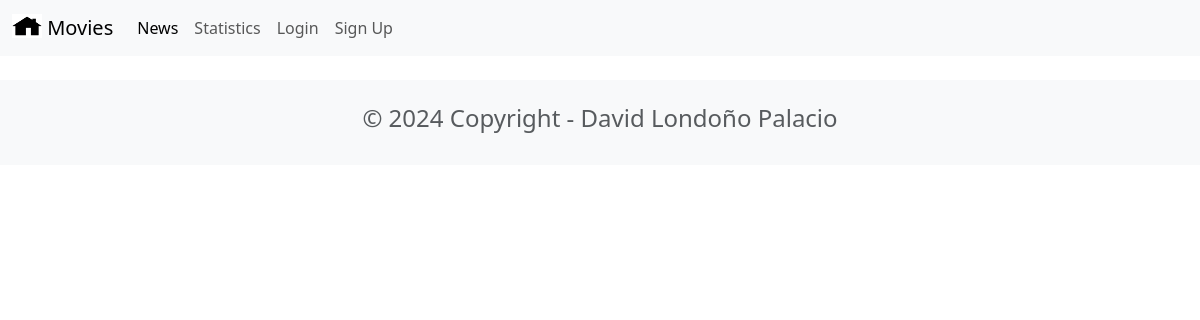
The page /news/ on the database as committed earlier.
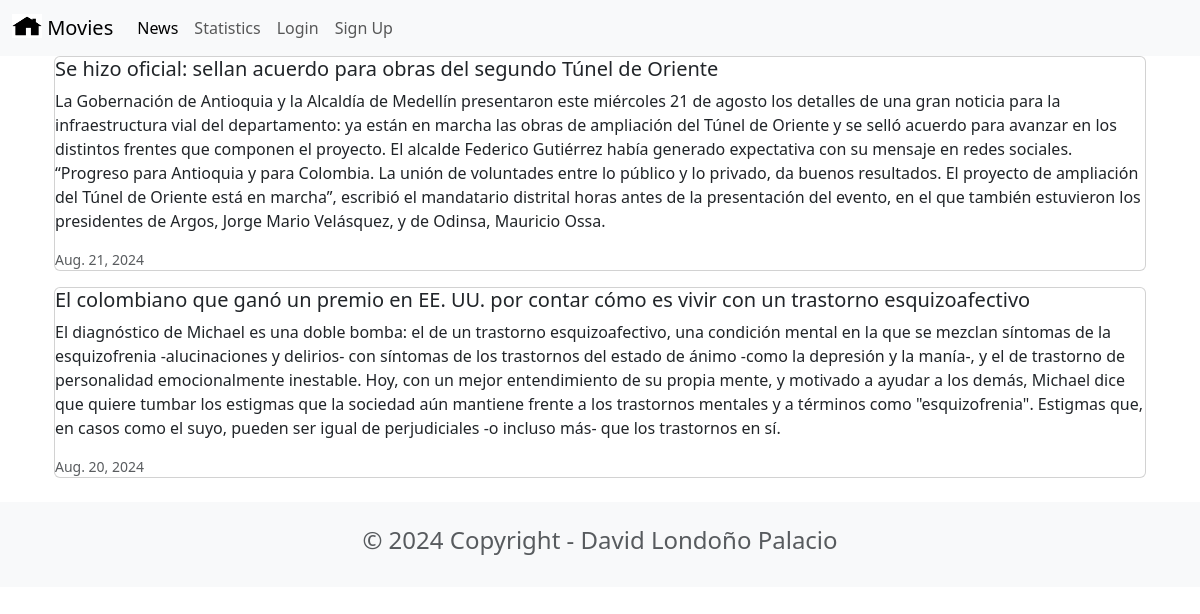
The same page on the database as committed later.
### news/models.py (models this page shows, shortened)
class News(models.Model):
    headline = models.CharField(max_length=200)
    body = models.TextField()
    date = models.DateField()

### news/views.py (the view)
# urls.py: path('news/', include('news.urls')),
def news(request):
    newss = News.objects.all().order_by('-date')
    return render(request, 'news.html', {'newss':newss})

### news/templates/news.html
{% extends 'base.html' %}
{% block content %}
<div class="container">
    {% for news in newss %}
    <div class="card mb-3">
        <div class="row g-0">
            <div>
                <div>
                    <h5 class="card-title">{{ news.headline }}</h5>
                    <p class="card-text">{{ news.body }}</p>
                    <p class="card-text"><small class="text-muted"> {{ news.date }}</small></p>
                </div>
            </div>
        </div>
    </div>
    {% endfor %}
</div>
{% endblock content %}

### moviereviews/templates/base.html (shortened to what this page needs)
<head>
    <link href="https://cdn.jsdelivr.net/npm/bootstrap@5.3.3/dist/css/bootstrap.min.css" rel="stylesheet">
</head>
<nav class="navbar navbar-expand-lg bg-body-tertiary">
    <div class="container-fluid">
        <a class="navbar-brand" href="{% url 'home' %}">
            {% load static %}
            <img src="{% static 'images/home.png' %}"  alt="" width="30" height="24"
            class="d-inline-block align-text-top"/>
            Movies
        </a>
        <div class="collapse navbar-collapse" id="navbarSupportedContent">
            <ul class="navbar-nav me-auto mb-2 mb-lg-0">
                <li class="nav-item">
                    <a class="nav-link active" aria-current="page" href="{% url 'news' %}">News</a>
                </li>
                <li class="nav-item">
                    <a class="nav-link" href="{% url 'statistics' %}">Statistics</a>
                </li>
                <li class="nav-item">
                    <a class="nav-link" href="#">Login</a>
                </li>
                <li class="nav-item">
                    <a class="nav-link" href="#">Sign Up</a>
                </li>
            </ul>
        </div>
    </div>
</nav>
<div class="container">
    {% block content %}
    {% endblock content %}
</div>
<footer class="text-center text-lg-start bg-light text-muted mt-4">
    <div class="container">
        <div class="row">
            <div class="text-center p-4">
                <h4>© 2024 Copyright - David Londoño Palacio</h4>
            </div>
        </div>
    </div>
</footer>

Rows that differ between the two databases and show on the page:
added News: headline "Se hizo oficial: sellan acuerdo para obras del segundo Túnel de Oriente", body "La Gobernación de Antioquia y la Alcaldía de Medellín presentaron este miércoles 21 de agosto los detalles de una gran noticia para la infraestructura vial del departamento: ya están en marcha las obras de ampliación del Túnel de Oriente y se selló acuerdo para avanzar en los distintos frentes que componen el proyecto. El alcalde Federico Gutiérrez había generado expectativa con su mensaje en redes sociales. “Progreso para Antioquia y para Colombia. La unión de voluntades entre lo público y lo privado, da buenos resultados. El proyecto de ampliación del Túnel de Oriente está en marcha”, escribió el mandatario distrital horas antes de la presentación del evento, en el que también estuvieron…", date "Aug. 21, 2024"
added News: headline "El colombiano que ganó un premio en EE. UU. por contar cómo es vivir con un trastorno esquizoafectivo", body "El diagnóstico de Michael es una doble bomba: el de un trastorno esquizoafectivo, una condición mental en la que se mezclan síntomas de la esquizofrenia -alucinaciones y delirios- con síntomas de los trastornos del estado de ánimo -como la depresión y la manía-, y el de trastorno de personalidad emocionalmente inestable. Hoy, con un mejor entendimiento de su propia mente, y motivado a ayudar a los demás, Michael dice que quiere tumbar los estigmas que la sociedad aún mantiene frente a los trastornos mentales y a términos como \"esquizofrenia\". Estigmas que, en casos como el suyo, pueden ser igual de perjudiciales -o incluso más- que los trastornos en sí.", date "Aug. 20, 2024"
